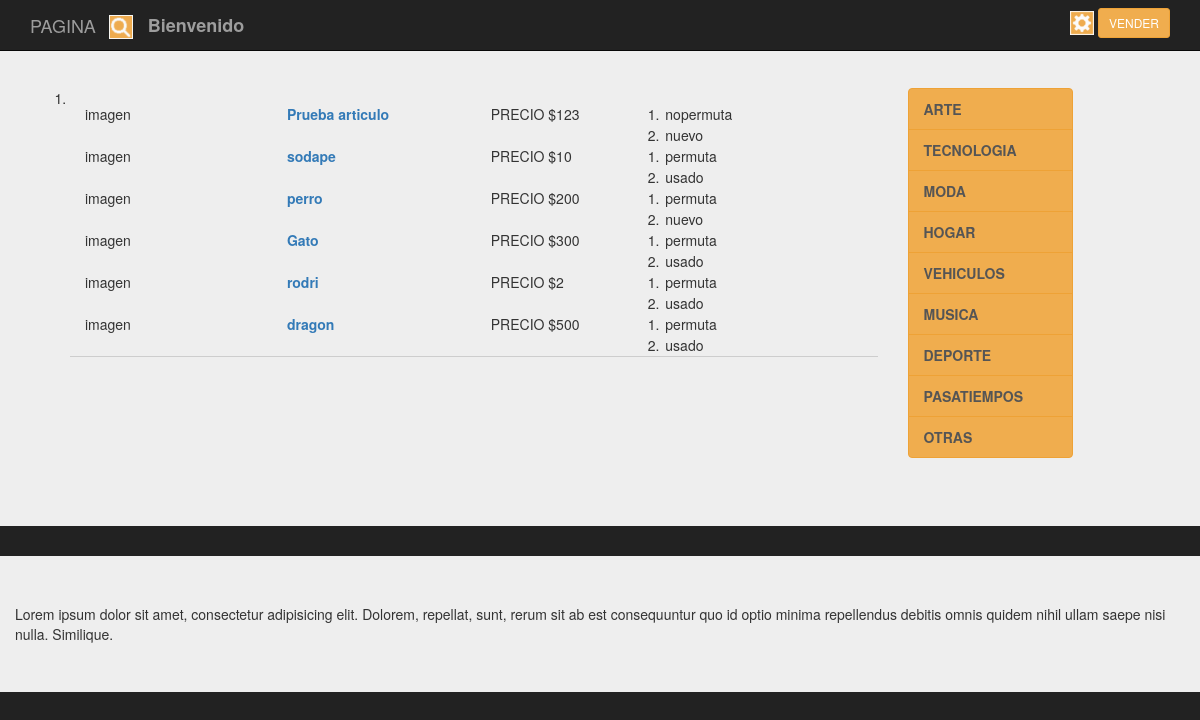
/Prueba/Presentacion/search.php, run on the app's committed database.
### tables this page shows
CREATE TABLE `publicacion` (
  `id_pub` int(11) NOT NULL,
  `id_usup` int(11) NOT NULL,
  `nom_pub` varchar(40) DEFAULT NULL,
  `precio_pub` int(11) DEFAULT NULL,
  `stock_pub` int(11) DEFAULT NULL,
  `descripcion_pub` varchar(400) DEFAULT NULL,
  `img01_pub` varchar(20) DEFAULT NULL,
  `img02_pub` varchar(20) NOT NULL,
  `img03_pub` varchar(20) NOT NULL,
  `nuevo_pub` varchar(20) DEFAULT NULL,
  `fecha_pub` date DEFAULT NULL,
  `acepta_permuta_pub` varchar(20) DEFAULT NULL,
  `categoria_pub` varchar(20) DEFAULT NULL,
  `denuncia_pub` tinyint(1) DEFAULT NULL,
  `activa` varchar(20) NOT NULL
);

### Prueba/clases/Publicacion.class.php (called while the page is built, shortened)
<?php
require_once('../persistencia/PersistenciaPublicacion.class.php');
class Publicacion
{
    public function consultaTodos($conex)
    {
      $pu=new PersistenciaPublicacion;
      $datos= $pu->consTodos($conex);
      return $datos;
    }
}
?>

### Prueba/persistencia/PersistenciaPublicacion.class.php (called while the page is built, shortened)
<?php
class PersistenciaPublicacion
{
   public function consTodos( $conex)
   {
        $sql = "select * from publicacion,usuario where id_usu= id_usup and activa='si' order by premium DESC";
        $result = $conex->prepare($sql);
		$result->execute();
		$resultados=$result->fetchAll();
       return $resultados;
    }
 }
?>

### Prueba/Presentacion/search.php (the view, shortened to what this page needs)
<?php
require_once('../clases/Publicacion.class.php');
?>
<!doctype html>
<html lang="en">
<head>
<link rel="stylesheet" href="https://maxcdn.bootstrapcdn.com/bootstrap/3.3.7/css/bootstrap.min.css">
<link rel="stylesheet" href="../css/estilos.css">
	</head>
<body>
		<div class="container">
			<nav class="navbar navbar-inverse navbar-fixed-top">
				  <div class="container">
					<div class="navbar-header">
					  <a class="navbar-brand" href="#">PAGINA</a>
					  <div class="navbar-brand">
							<form class="forma-busqueda cf" action="/search.php" method="post">
								<input name="keywords" id="search_box" type="text" placeholder="" >
							</form>
					  </div>
					</div>
					<div id="navbar" class="navbar-collapse collapse">
					<div class="navbar-brand"><label>Bienvenido <?php echo $_SESSION["LOGIN"];?></label></div>
					  <form class="navbar-form navbar-right">
							<div class="dropdown">
								<a href="#" class="dropdown-toggle" data-toggle="dropdown" data-hover="dropdown">
								<img src="../images/engine-icon.png" alt="">
								</a>
								<a href="venta.php" class="btn btn-warning btn-sm">VENDER</a>
							</div>
					  </form>
					</div>
				  </div>
			</nav>
		</div>
		<div class="jumbotron">
			<div class="container">
				<section class="main row">
					<div class="col-md-9">
					<ol class="pre-scrollable">
						<li class="intem-resultado">
							<div class="container">
								<div class="row">
									<?php
										$conex = conectar();
										$d = new Publicacion();
										$datos_d=$d->consultaTodos($conex);
										$cuenta=count($datos_d);
									?>
									<?php
										for ($i=0;$i<$cuenta;$i++)
										{
										?>
											<div class="col-md-3">
											imagen
											</div>
											<div class="col-md-3">
											<strong>
												<a href="#" value="<?php echo $datos_d[$i][0]?>"  ><?php echo $datos_d[$i][2]?></a>
											</strong>
											</div>
											<div class="col-md-2">
												<strong>
												<option value="<?php echo $datos_d[$i][0]?>"  >PRECIO $<?php echo $datos_d[$i][3]?></option>
												</strong>
											</div>
											<div class="col-md-4">
												<ol>
													<li><option value="<?php echo $datos_d[$i][0]?>"  ><?php echo $datos_d[$i][11]?></option></li>
													<li><option value="<?php echo $datos_d[$i][0]?>"  ><?php echo $datos_d[$i][9]?></option></li>
												</ol>
											</div>
								<?php
								}
								?>
								</div>
							</div>
						</li>
					</ol>
					</div>
					<div>
						<div class="col-xs-6 col-sm-3 col-md-2 sidebar-offcanvas aling-left" id="sidebar">
						  <div class="list-group"><b>
						 	<a href="#" class="list-group-item">ARTE</a>
							<a href="#" class="list-group-item">TECNOLOGIA</a>
							<a href="#" class="list-group-item">MODA</a>
							<a href="#" class="list-group-item">HOGAR</a>
							<a href="#" class="list-group-item">VEHICULOS</a>
							<a href="#" class="list-group-item">MUSICA</a>
							<a href="#" class="list-group-item">DEPORTE</a>
							<a href="#" class="list-group-item">PASATIEMPOS</a>
							<a href="#" class="list-group-item">OTRAS</a>
							</b>
						  </div>
						</div>
					</div>
				</section>
			</div>
		</div>
		<div class="jumbotron">
		<div class="container">
			<div class="row">
			Lorem ipsum dolor sit amet, consectetur adipisicing elit. Dolorem, repellat, sunt, rerum sit ab est consequuntur quo id optio minima repellendus debitis omnis quidem nihil ullam saepe nisi nulla. Similique.
				</div>
		</div>
</body>
</html>

### Prueba/Css/estilos.css (style rules this page uses)
body { padding-top: 40px; padding-bottom: 40px; background-color: #222; }
.list-group-item { color: #fff; background-color: #f0ad4e; border-color: #eea236 }
.intem-resultado { border-bottom: 1px solid #cdcdcd; }
.forma-busqueda { margin-left: -2px; }
.forma-busqueda input { color: transparent; width: 24px; height: 24px; float: left; border: 0; background: #007ABE url(../images/search-icon.png) no-repeat center; -webkit-transition:all 0.5s linear; -o-transition:all 0.5s linear; -moz-transition:all 0.5s linear; -ms-transition:all 0.5s linear; transition:all 0.5s linear; }

### data on the page
publicacion: $datos_d[$i][0] 14 (drawn), nom_pub "Prueba articulo"
publicacion: $datos_d[$i][0] 12 (drawn), nom_pub "sodape"
publicacion: $datos_d[$i][0] 9 (drawn), nom_pub "perro"
publicacion: $datos_d[$i][0] 10 (drawn), nom_pub "Gato"
publicacion: $datos_d[$i][0] 15 (drawn), nom_pub "rodri"
publicacion: $datos_d[$i][0] 11 (drawn), nom_pub "dragon"
